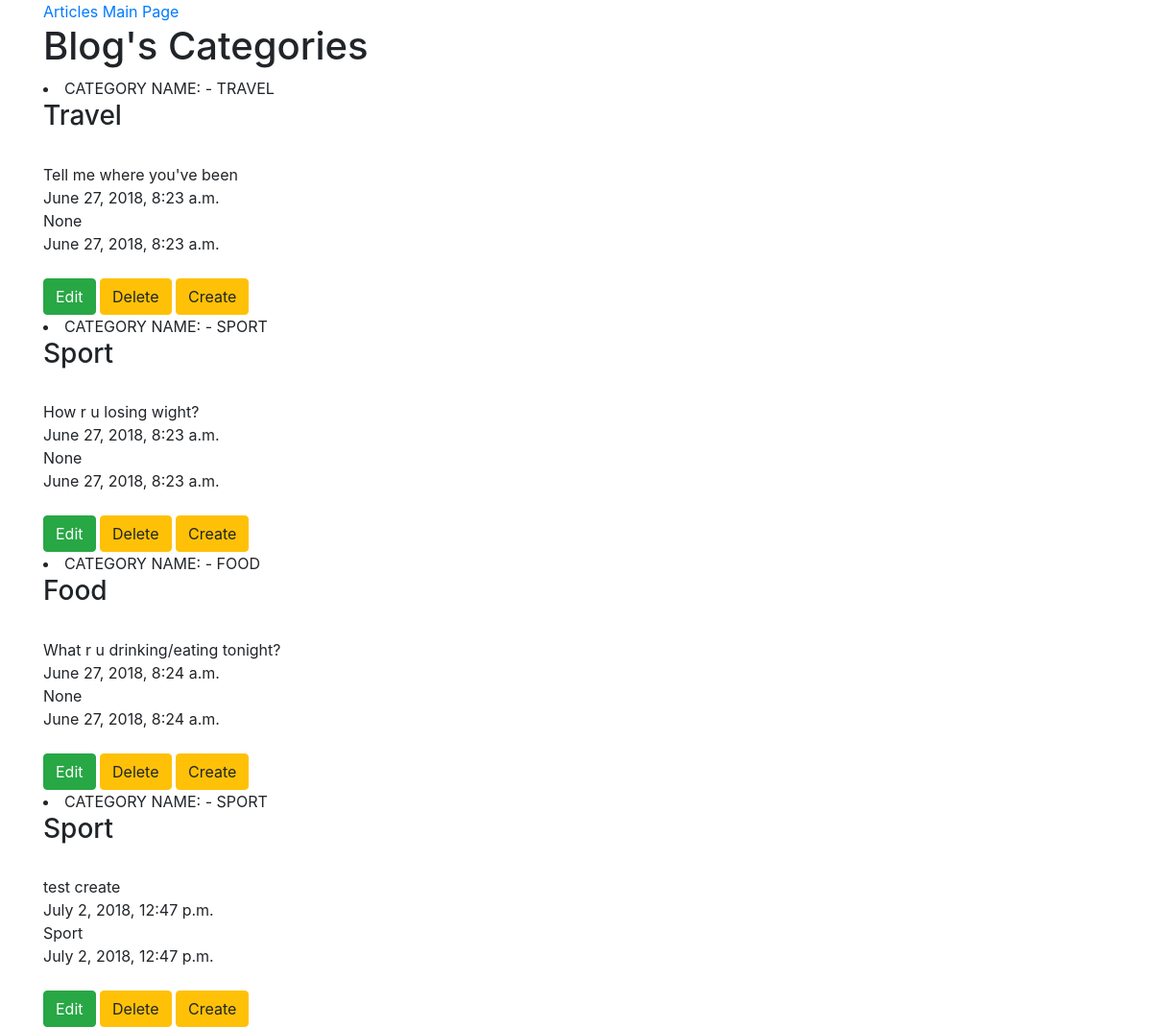
The page /category/ on the database its author committed.
### blog/models.py (models this page shows, shortened)
class Category(models.Model):
    title       = models.CharField(max_length=120)
    comment     = models.TextField(max_length=120, null=True, blank=True)
    updated     = models.DateTimeField(auto_now=True, auto_now_add=False)
    timestamp   = models.DateTimeField(auto_now=False, auto_now_add=True)
    category    = models.CharField(max_length=120, null=True, blank=True)
    def __str__(self):
        return "Category name: - {}".format(self.title)

### blog/views.py (the view)
# urls.py: path('category/', category_listview),
def category_listview(request):
    template_name = 'category_listview.html'
    queryset = Category.objects.all()
    context = {
        "object_list": queryset
    }
    return render(request, template_name, context)

### templates/category_listview.html (shortened to what this page needs)
{% extends "base.html" %}
{% block content %}
<a href="/article"> Articles </a>
<a href="/"> Main Page </a>
<h1>Blog's Categories</h1>
{% for obj in object_list %}
<li>
{{ obj | upper }} <br/>
<h3>{{ obj.title }}</h3> <br/>
{{ obj.comment }} <br/>
{{ obj.timestamp }} <br/>
{{ obj.category }} <br/>
{{ obj.updated }} <br/>
</li>  <br/>
<a href="/category/{{ obj.id }}/update/" class="btn btn-success">Edit</a>
<a href="/category/{{ obj.id }}/" class="btn btn-warning">Delete</a>
<a href="/category/create/" class="btn btn-warning">Create</a>
{% endfor %}
{% endblock %}

### templates/base.html (shortened to what this page needs)
{% load static %}
<!DOCTYPE html>
<html lang=en>
<head>
<link href="{% static 'vendor/bootstrap/css/bootstrap.min.css' %}" rel="stylesheet">
</head>
<body>
<div class='container'>
{% block content %}{% endblock content %}
</div>
</body>
</html>

### rows shown on the page
Category: title "CATEGORY NAME: - TRAVEL", title "Travel", comment "Tell me where you've been", timestamp "June 27, 2018, 8:23 a.m.", category "None", updated "June 27, 2018, 8:23 a.m."
Category: title "CATEGORY NAME: - SPORT", title "Sport", comment "How r u losing wight?", timestamp "June 27, 2018, 8:23 a.m.", category "None", updated "June 27, 2018, 8:23 a.m."
Category: title "CATEGORY NAME: - FOOD", title "Food", comment "What r u drinking/eating tonight?", timestamp "June 27, 2018, 8:24 a.m.", category "None", updated "June 27, 2018, 8:24 a.m."
Category: title "CATEGORY NAME: - SPORT", title "Sport", comment "test create", timestamp "July 2, 2018, 12:47 p.m.", category "Sport", updated "July 2, 2018, 12:47 p.m."
